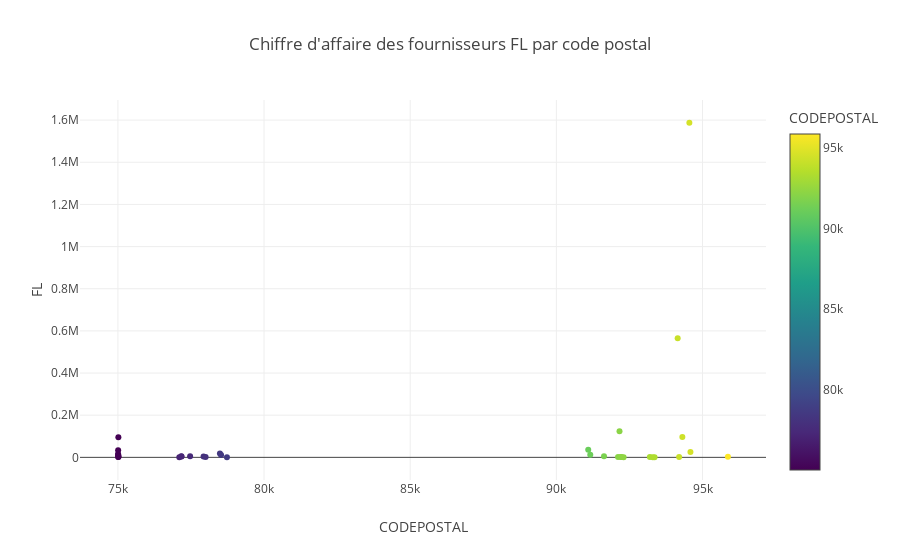

Notebook source saved alongside this figure:
### Code cell
dataset = data.groupby(['CODEPOSTAL']).agg({'FL':'sum'}).reset_index()
fig = px.scatter(dataset, x="CODEPOSTAL", y="FL", color="CODEPOSTAL",
                 title="Chiffre d'affaire des fournisseurs FL par code postal")
fig.show()

### Figure 1 — Plotly figure (JSON) as saved in the notebook; plotly's stock layout.template omitted (floating-point values rounded to 4 significant figures)
{"data": [{"hovertemplate": "CODEPOSTAL=%{marker.color}<br>FL=%{y}<extra></extra>", "legendgroup": "", "marker": {"color": [75005, 75008, 75010, 75015, 75016, 75017, 75018, 77100, 77167, 77178, 77470, 77930, 78000, 78490, 78530, 78730, 91090, 91160, 91630, 92110, 92160, 92200, 92230, 92300, 93200, 93300, 93360, 94150, 94200, 94310, 94550, 94587, 95870], "coloraxis": "coloraxis", "symbol": "circle"}, "mode": "markers", "name": "", "orientation": "v", "showlegend": false, "type": "scatter", "x": [75005, 75008, 75010, 75015, 75016, 75017, 75018, 77100, 77167, 77178, 77470, 77930, 78000, 78490, 78530, 78730, 91090, 91160, 91630, 92110, 92160, 92200, 92230, 92300, 93200, 93300, 93360, 94150, 94200, 94310, 94550, 94587, 95870], "xaxis": "x", "y": [16581, 33968, 2085, 11138, 95441, 3240, 2905, 704, 5220, 4420, 5158, 4046, 2285, 18371, 11199, 939, 35908, 12549, 5032, 1401, 123781, 1354, 2011, 676, 1291, 580, 774, 565301, 2230, 96544, 1587444, 25818, 2961], "yaxis": "y"}], "layout": {"coloraxis": {"colorbar": {"title": {"text": "CODEPOSTAL"}}, "colorscale": [[0, "#440154"], [0.1111, "#482878"], [0.2222, "#3e4989"], [0.3333, "#31688e"], [0.4444, "#26828e"], [0.5556, "#1f9e89"], [0.6667, "#35b779"], [0.7778, "#6ece58"], [0.8889, "#b5de2b"], [1, "#fde725"]]}, "legend": {"tracegroupgap": 0}, "title": {"text": "Chiffre d'affaire des fournisseurs FL par code postal"}, "xaxis": {"anchor": "y", "domain": [0, 1], "title": {"text": "CODEPOSTAL"}}, "yaxis": {"anchor": "x", "domain": [0, 1], "title": {"text": "FL"}}}}
